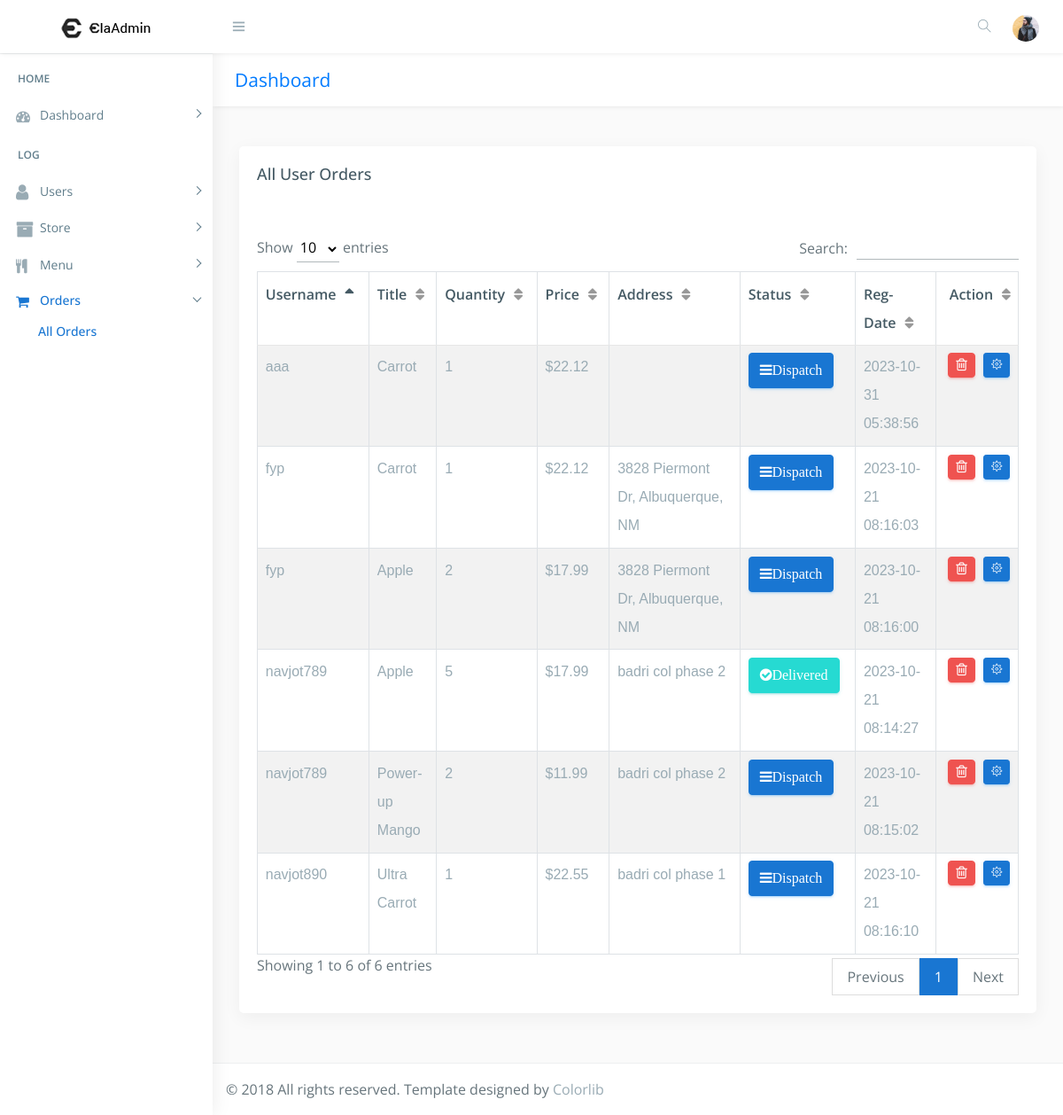
The app's page /seller/all_orders.php (signed in), older data.
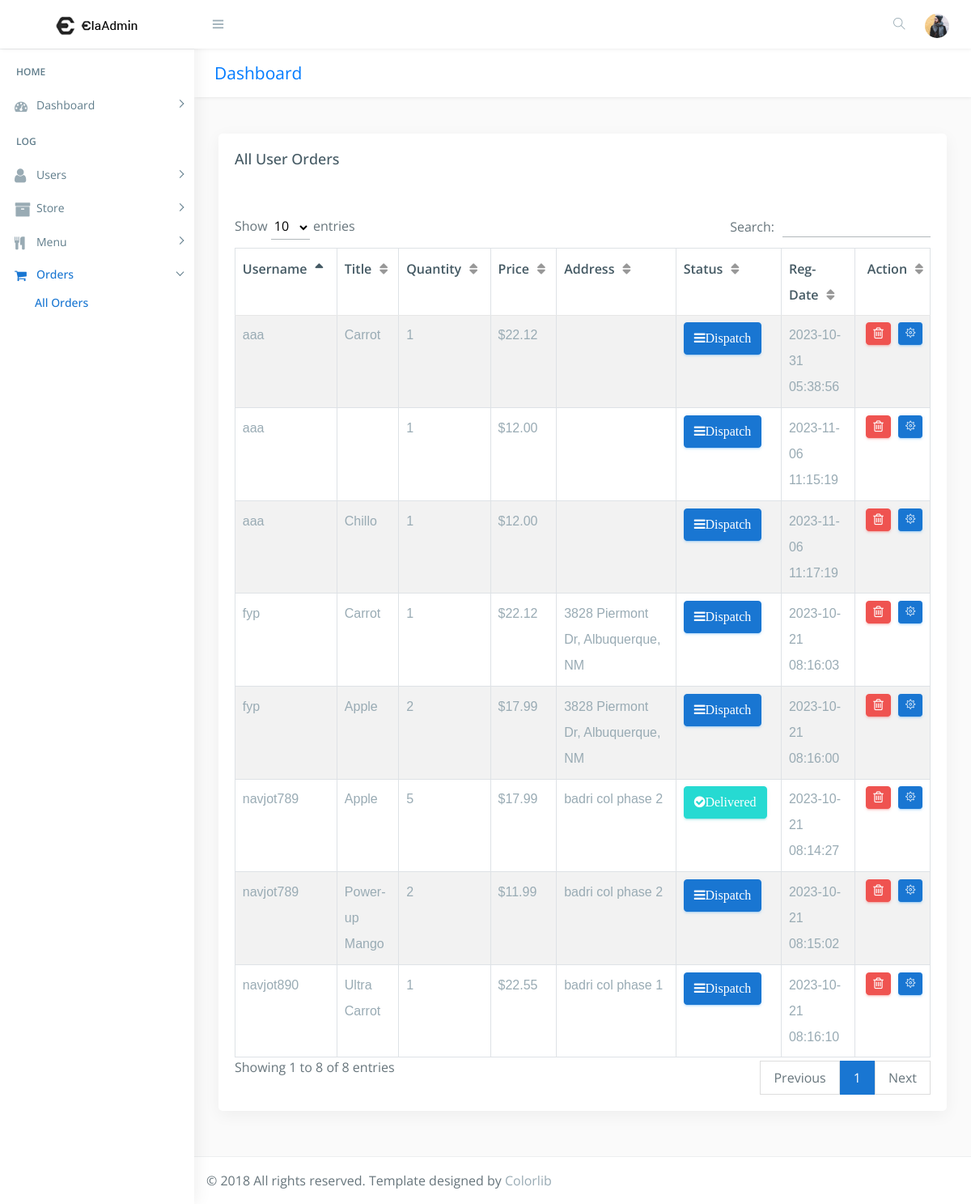
The same page, newer data.
### tables this page shows
CREATE TABLE `users_orders` (
  `o_id` int(222) NOT NULL,
  `u_id` int(222) NOT NULL,
  `title` varchar(222) NOT NULL,
  `quantity` int(222) NOT NULL,
  `price` decimal(10,2) NOT NULL,
  `status` varchar(222) DEFAULT NULL,
  `date` timestamp NOT NULL DEFAULT current_timestamp() ON UPDATE current_timestamp()
);

CREATE TABLE `users` (
  `u_id` int(222) NOT NULL,
  `username` varchar(222) NOT NULL,
  `f_name` varchar(222) NOT NULL,
  `l_name` varchar(222) NOT NULL,
  `email` varchar(222) NOT NULL,
  `phone` varchar(222) NOT NULL,
  `password` varchar(222) NOT NULL,
  `address` text NOT NULL,
  `status` int(222) NOT NULL DEFAULT 1,
  `date` timestamp NOT NULL DEFAULT current_timestamp() ON UPDATE current_timestamp()
);

### seller/all_orders.php (the view, shortened to what this page needs)
<!DOCTYPE html>
<html lang="en">
<head>
    <link href="css/lib/bootstrap/bootstrap.min.css" rel="stylesheet">
    <link href="css/helper.css" rel="stylesheet">
    <link href="css/style.css" rel="stylesheet">
</head>
<body class="fix-header fix-sidebar">
<?php
include("./../connection/connect.php");
if(isset($_SESSION["adm_co"]))
{
?>
    <div id="main-wrapper">
        <?php
        include("sidebar.php");
        ?>
        <div class="page-wrapper">
            <div class="row page-titles">
                <div class="col-md-5 align-self-center">
                    <h3 class="text-primary">Dashboard</h3> </div>
            </div>
            <div class="container-fluid">
                <div class="row">
                    <div class="col-12">
                        <div class="card">
                            <div class="card-body">
                                <h4 class="card-title">All User Orders</h4>
                                <div class="table-responsive m-t-40">
                                    <table id="myTable" class="table table-bordered table-striped">
                                        <thead>
                                            <tr>
                                                <th>Username</th>
                                                <th>Title</th>
                                                <th>Quantity</th>
                                                <th>Price</th>
                                                <th>Address</th>
                                                <th>Status</th>
                                                <th>Reg-Date</th>
                                                <th>Action</th>
                                            </tr>
                                        </thead>
                                        <tbody>
											<?php
												$sql = "SELECT users.*, users_orders.* FROM users INNER JOIN users_orders ON users.u_id=users_orders.u_id ";
												$query = mysqli_query($db,$sql);
                                                if(!mysqli_num_rows($query) > 0 )
                                                {
                                                    echo '<td colspan="8"><center>No Orders-Data!</center></td>';
                                                }
                                                else
                                                {
                                                    while($rows=mysqli_fetch_array($query))
                                                    {
                                                        ?>
                                                        <?php
                                                        echo ' <tr>
                                                                <td>'.$rows['username'].'</td>
                                                                <td>'.$rows['title'].'</td>
                                                                <td>'.$rows['quantity'].'</td>
                                                                <td>$'.$rows['price'].'</td>
                                                                <td>'.$rows['address'].'</td>';
                                                        ?>
                                                        <?php
                                                            $status=$rows['status'];
                                                            if($status=="" or $status=="NULL")
                                                            {
                                                        ?>
                                                        <td> <button type="button" class="btn btn-info" style="font-weight:bold;"><span class="fa fa-bars"  aria-hidden="true" >Dispatch</button></td>
                                                        <?php
                                                            }
                                                        ?>
                                                        <?php
                                                            if($status=="closed")
                                                            {
                                                        ?>
                                                        <td> <button type="button" class="btn btn-success" ><span  class="fa fa-check-circle" aria-hidden="true">Delivered</button></td>
                                                        <?php
                                                            }
                                                        ?>
                                                        <?php
                                                            echo '	<td>'.$rows['date'].'</td>';
                                                        ?>
                                                            <td>
                                                                <a href="delete_orders.php?order_del=<?php echo $rows['o_id'];?>" onclick="return confirm('Are you sure?');" class="btn btn-danger btn-flat btn-addon btn-xs m-b-10"><i class="fa fa-trash-o" style="font-size:16px"></i></a>
                                                            <?php
                                                                echo '<a href="view_order.php?user_upd='.$rows['o_id'].'" " class="btn btn-info btn-flat btn-addon btn-sm m-b-10 m-l-5"><i class="ti-settings"></i></a>
                                                            </td>
                                                         </tr>';
                                                    }
                                                }
											?>
                                        </tbody>
                                    </table>
                                </div>
                            </div>
                        </div>
					</div>
                </div>
            </div>
            <footer class="footer"> © 2018 All rights reserved. Template designed by <a href="https://colorlib.com">Colorlib</a></footer>
        </div>
    </div>
<?php
}
?>
</body>
</html>

### seller/sidebar.php (shortened to what this page needs)
<div class="header">
    <nav class="navbar top-navbar navbar-expand-md navbar-light">
        <div class="navbar-header">
            <a class="navbar-brand" href="dashboard.php">
                <b><img src="images/logo.png" alt="homepage" class="dark-logo" /></b>
                <span><img src="images/logo-text.png" alt="homepage" class="dark-logo" /></span>
            </a>
        </div>
        <div class="navbar-collapse">
            <ul class="navbar-nav mr-auto mt-md-0">
                <li class="nav-item m-l-10"> <a class="nav-link sidebartoggler hidden-sm-down text-muted  " href="javascript:void(0)"><i class="ti-menu"></i></a> </li>
            </ul>
            <ul class="navbar-nav my-lg-0">
                <li class="nav-item hidden-sm-down search-box"> <a class="nav-link hidden-sm-down text-muted  " href="javascript:void(0)"><i class="ti-search"></i></a>
                </li>
                <li class="nav-item dropdown">
                    <a class="nav-link dropdown-toggle text-muted  " href="#" data-toggle="dropdown" aria-haspopup="true" aria-expanded="false"><img src="images/users/5.jpg" alt="user" class="profile-pic" /></a>
                </li>
            </ul>
        </div>
    </nav>
</div>
<div class="left-sidebar">
    <div class="scroll-sidebar">
        <nav class="sidebar-nav">
            <ul id="sidebarnav">
                <li class="nav-devider"></li>
                <li class="nav-label">Home</li>
                <li> <a class="has-arrow  " href="#" aria-expanded="false"><i class="fa fa-tachometer"></i><span class="hide-menu">Dashboard</span></a>
                </li>
                <li class="nav-label">Log</li>
                <?php
                if (isset($_SESSION["adm_co"]) && ($_SESSION["adm_co"] == "SUPA"))
                {
                ?>
                <li> <a class="has-arrow  " href="#" aria-expanded="false">  <span><i class="fa fa-user f-s-20 "></i></span><span class="hide-menu">Users</span></a>
                </li>
                <li> <a class="has-arrow  " href="#" aria-expanded="false"><i class="fa fa-archive f-s-20 color-warning"></i><span class="hide-menu">Store</span></a>
                <?php
                }
                else
                {
                ?>
                <li> <a class="has-arrow  " href="#" aria-expanded="false"><i class="fa fa-archive f-s-20 color-warning"></i><span class="hide-menu">Store</span></a>
                    <ul aria-expanded="false" class="collapse">
                <?php
                }
                if ($_SESSION['store'] == null)
                {
                ?>
                </li>
                <?php
                }
                else
                {
                ?>
                        <li><a href="update_restraunt.php">Edit Store</a></li>
                    </ul>
                </li>
                <?php
                }
                ?>
                <li> <a class="has-arrow  " href="#" aria-expanded="false"><i class="fa fa-cutlery" aria-hidden="true"></i><span class="hide-menu">Menu</span></a>
                </li>
                    <li> <a class="has-arrow  " href="#" aria-expanded="false"><i class="fa fa-shopping-cart" aria-hidden="true"></i><span class="hide-menu">Orders</span></a>
                    <ul aria-expanded="false" class="collapse">
                        <li><a href="all_orders.php">All Orders</a></li>
                    </ul>
                </li>
            </ul>
        </nav>
    </div>
</div>

### seller/css/helper.css (style rules this page uses)
.f-s-20 { font-size: 20px!important; }
.m-t-40 { margin-top: 40px!important; }
.m-b-10 { margin-bottom: 10px!important; }
.m-l-5 { margin-left: 5px!important; }
.m-l-10 { margin-left: 10px!important; }

Row changes from the older to the newer data that the page shows:
added users_orders: u.username "aaa", quantity "1", price "12.00", shows "Dispatch", date "2023-11-06 11:15:19"
added users_orders: u.username "aaa", title "Chillo", quantity "1", price "12.00", shows "Dispatch", date "2023-11-06 11:17:19"
Text that changed along with them:
text written by a page script: "Show entries Search: Showing 1 to 6 of 6 entries Previous 1 Next" → "Show entries Search: Showing 1 to 8 of 8 entries Previous 1 Next"
